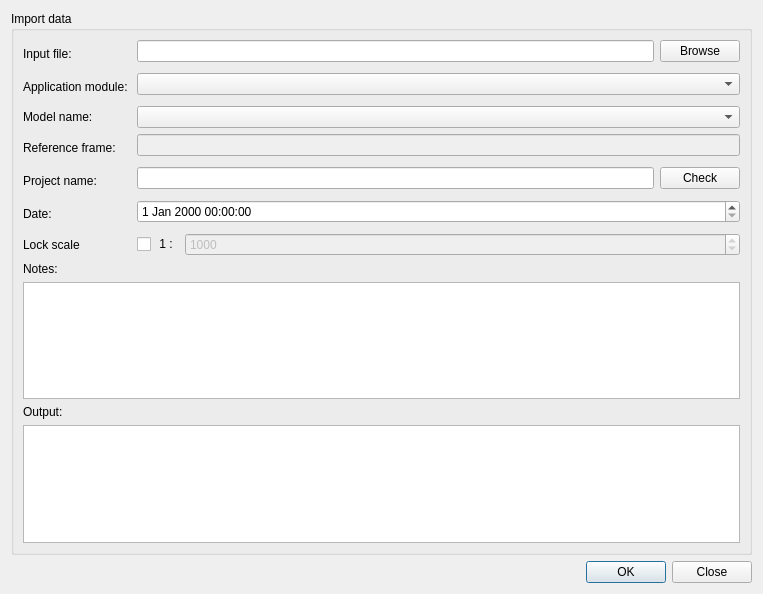
<?xml version="1.0" encoding="UTF-8"?>
<ui version="4.0">
 <class>ImportProject</class>
 <widget class="QDialog" name="ImportProject">
  <property name="geometry">
   <rect>
    <x>0</x>
    <y>0</y>
    <width>763</width>
    <height>594</height>
   </rect>
  </property>
  <property name="windowTitle">
   <string>Import Project</string>
  </property>
  <layout class="QVBoxLayout" name="verticalLayout_3">
   <item>
    <widget class="QGroupBox" name="groupBox">
     <property name="title">
      <string>Import data </string>
     </property>
     <property name="flat">
      <bool>false</bool>
     </property>
     <layout class="QVBoxLayout" name="verticalLayout">
      <item>
       <layout class="QFormLayout" name="formLayout">
        <item row="0" column="0">
         <widget class="QLabel" name="label">
          <property name="minimumSize">
           <size>
            <width>0</width>
            <height>27</height>
           </size>
          </property>
          <property name="text">
           <string>Input file: </string>
          </property>
         </widget>
        </item>
        <item row="0" column="1">
         <layout class="QHBoxLayout" name="horizontalLayout">
          <item>
           <widget class="QLineEdit" name="lineEditInputFile">
            <property name="text">
             <string/>
            </property>
           </widget>
          </item>
          <item>
           <widget class="QPushButton" name="btnBrowseInputFile">
            <property name="text">
             <string>Browse</string>
            </property>
           </widget>
          </item>
         </layout>
        </item>
        <item row="1" column="0">
         <widget class="QLabel" name="label_6">
          <property name="minimumSize">
           <size>
            <width>0</width>
            <height>27</height>
           </size>
          </property>
          <property name="text">
           <string>Application module: </string>
          </property>
         </widget>
        </item>
        <item row="1" column="1">
         <widget class="QComboBox" name="cmbBoxAppModule">
          <property name="enabled">
           <bool>true</bool>
          </property>
          <property name="sizePolicy">
           <sizepolicy hsizetype="MinimumExpanding" vsizetype="Fixed">
            <horstretch>0</horstretch>
            <verstretch>0</verstretch>
           </sizepolicy>
          </property>
         </widget>
        </item>
        <item row="2" column="0">
         <widget class="QLabel" name="label_7">
          <property name="text">
           <string>Model name: </string>
          </property>
         </widget>
        </item>
        <item row="2" column="1">
         <widget class="QComboBox" name="cmbBoxIliModelName">
          <property name="sizePolicy">
           <sizepolicy hsizetype="MinimumExpanding" vsizetype="Fixed">
            <horstretch>0</horstretch>
            <verstretch>0</verstretch>
           </sizepolicy>
          </property>
         </widget>
        </item>
        <item row="3" column="0">
         <widget class="QLabel" name="label_5">
          <property name="minimumSize">
           <size>
            <width>0</width>
            <height>27</height>
           </size>
          </property>
          <property name="text">
           <string>Reference frame: </string>
          </property>
         </widget>
        </item>
        <item row="3" column="1">
         <widget class="QLineEdit" name="lineEditRefFrame">
          <property name="enabled">
           <bool>false</bool>
          </property>
         </widget>
        </item>
        <item row="4" column="0">
         <widget class="QLabel" name="lblProjectName">
          <property name="minimumSize">
           <size>
            <width>0</width>
            <height>27</height>
           </size>
          </property>
          <property name="text">
           <string>Project name: </string>
          </property>
         </widget>
        </item>
        <item row="4" column="1">
         <layout class="QHBoxLayout" name="horizontalLayout_2">
          <item>
           <widget class="QLineEdit" name="lineEditDbSchema">
            <property name="text">
             <string/>
            </property>
           </widget>
          </item>
          <item>
           <widget class="QPushButton" name="btnProjectName">
            <property name="enabled">
             <bool>true</bool>
            </property>
            <property name="text">
             <string>Check</string>
            </property>
           </widget>
          </item>
         </layout>
        </item>
        <item row="5" column="0">
         <widget class="QLabel" name="label_3">
          <property name="minimumSize">
           <size>
            <width>0</width>
            <height>27</height>
           </size>
          </property>
          <property name="text">
           <string>Date: </string>
          </property>
         </widget>
        </item>
        <item row="5" column="1">
         <widget class="QDateTimeEdit" name="dateTimeEdit"/>
        </item>
        <item row="6" column="0">
         <widget class="QLabel" name="label_9">
          <property name="text">
           <string>Lock scale</string>
          </property>
         </widget>
        </item>
        <item row="6" column="1">
         <layout class="QHBoxLayout" name="horizontalLayout_3">
          <item>
           <widget class="QCheckBox" name="max_scale_check">
            <property name="text">
             <string> 1 :</string>
            </property>
           </widget>
          </item>
          <item>
           <widget class="QSpinBox" name="max_scale_value">
            <property name="enabled">
             <bool>false</bool>
            </property>
            <property name="sizePolicy">
             <sizepolicy hsizetype="MinimumExpanding" vsizetype="Fixed">
              <horstretch>0</horstretch>
              <verstretch>0</verstretch>
             </sizepolicy>
            </property>
            <property name="toolTip">
             <string>This is customizable only for the users defined in module.yml</string>
            </property>
            <property name="accelerated">
             <bool>true</bool>
            </property>
            <property name="minimum">
             <number>1</number>
            </property>
            <property name="maximum">
             <number>1000000000</number>
            </property>
            <property name="singleStep">
             <number>250</number>
            </property>
            <property name="value">
             <number>1000</number>
            </property>
           </widget>
          </item>
         </layout>
        </item>
       </layout>
      </item>
      <item>
       <widget class="QLabel" name="label_2">
        <property name="text">
         <string>Notes:</string>
        </property>
       </widget>
      </item>
      <item>
       <widget class="QPlainTextEdit" name="textEditNotes"/>
      </item>
      <item>
       <widget class="QLabel" name="label_4">
        <property name="text">
         <string>Output:</string>
        </property>
       </widget>
      </item>
      <item>
       <widget class="QPlainTextEdit" name="textEditImportOutput">
        <property name="font">
         <font>
          <pointsize>8</pointsize>
         </font>
        </property>
        <property name="layoutDirection">
         <enum>Qt::LeftToRight</enum>
        </property>
        <property name="lineWrapMode">
         <enum>QPlainTextEdit::NoWrap</enum>
        </property>
        <property name="readOnly">
         <bool>true</bool>
        </property>
       </widget>
      </item>
     </layout>
    </widget>
   </item>
   <item>
    <widget class="QDialogButtonBox" name="buttonBox">
     <property name="orientation">
      <enum>Qt::Horizontal</enum>
     </property>
     <property name="standardButtons">
      <set>QDialogButtonBox::Close|QDialogButtonBox::Ok</set>
     </property>
    </widget>
   </item>
  </layout>
 </widget>
 <resources/>
 <connections>
  <connection>
   <sender>buttonBox</sender>
   <signal>accepted()</signal>
   <receiver>ImportProject</receiver>
   <slot>accept()</slot>
   <hints>
    <hint type="sourcelabel">
     <x>248</x>
     <y>254</y>
    </hint>
    <hint type="destinationlabel">
     <x>157</x>
     <y>274</y>
    </hint>
   </hints>
  </connection>
  <connection>
   <sender>buttonBox</sender>
   <signal>rejected()</signal>
   <receiver>ImportProject</receiver>
   <slot>reject()</slot>
   <hints>
    <hint type="sourcelabel">
     <x>316</x>
     <y>260</y>
    </hint>
    <hint type="destinationlabel">
     <x>286</x>
     <y>274</y>
    </hint>
   </hints>
  </connection>
 </connections>
</ui>
